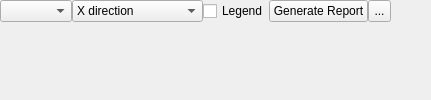
  <widget class="QDockWidget" name="dockWidget_report">
   <property name="sizePolicy">
    <sizepolicy hsizetype="Preferred" vsizetype="Preferred">
     <horstretch>0</horstretch>
     <verstretch>0</verstretch>
    </sizepolicy>
   </property>
   <property name="minimumSize">
    <size>
     <width>358</width>
     <height>56</height>
    </size>
   </property>
   <property name="windowTitle">
    <string>Reports</string>
   </property>
   <attribute name="dockWidgetArea">
    <number>2</number>
   </attribute>
   <widget class="QWidget" name="dockWidgetContents_6">
    <layout class="QVBoxLayout" name="verticalLayout_4">
     <property name="spacing">
      <number>0</number>
     </property>
     <property name="margin">
      <number>0</number>
     </property>
     <item>
      <layout class="QHBoxLayout" name="horizontalLayout_14">
       <property name="spacing">
        <number>0</number>
       </property>
       <item>
        <widget class="QComboBox" name="report_index">
         <property name="maximumSize">
          <size>
           <width>16777215</width>
           <height>22</height>
          </size>
         </property>
        </widget>
       </item>
       <item>
        <widget class="QComboBox" name="profile_dir">
         <property name="maximumSize">
          <size>
           <width>16777215</width>
           <height>22</height>
          </size>
         </property>
         <item>
          <property name="text">
           <string>X direction</string>
          </property>
         </item>
         <item>
          <property name="text">
           <string>Y direction</string>
          </property>
         </item>
         <item>
          <property name="text">
           <string>Z direction</string>
          </property>
         </item>
         <item>
          <property name="text">
           <string>fiber orientation</string>
          </property>
         </item>
         <item>
          <property name="text">
           <string>mean of each fiber</string>
          </property>
         </item>
        </widget>
       </item>
       <item>
        <widget class="QCheckBox" name="report_legend">
         <property name="sizePolicy">
          <sizepolicy hsizetype="Fixed" vsizetype="Fixed">
           <horstretch>0</horstretch>
           <verstretch>0</verstretch>
          </sizepolicy>
         </property>
         <property name="maximumSize">
          <size>
           <width>16777215</width>
           <height>22</height>
          </size>
         </property>
         <property name="text">
          <string>Legend</string>
         </property>
        </widget>
       </item>
       <item>
        <widget class="QPushButton" name="refresh_report">
         <property name="sizePolicy">
          <sizepolicy hsizetype="Fixed" vsizetype="Fixed">
           <horstretch>0</horstretch>
           <verstretch>0</verstretch>
          </sizepolicy>
         </property>
         <property name="maximumSize">
          <size>
           <width>16777215</width>
           <height>22</height>
          </size>
         </property>
         <property name="text">
          <string>Generate Report</string>
         </property>
        </widget>
       </item>
       <item>
        <widget class="QToolButton" name="save_report">
         <property name="maximumSize">
          <size>
           <width>23</width>
           <height>22</height>
          </size>
         </property>
         <property name="text">
          <string>...</string>
         </property>
         <property name="icon">
          <iconset resource="../icons.qrc">
           <normaloff>:/icons/icons/save.xpm</normaloff>:/icons/icons/save.xpm</iconset>
         </property>
        </widget>
       </item>
       <item>
        <spacer name="horizontalSpacer_3">
         <property name="orientation">
          <enum>Qt::Horizontal</enum>
         </property>
         <property name="sizeHint" stdset="0">
          <size>
           <width>40</width>
           <height>20</height>
          </size>
         </property>
        </spacer>
       </item>
      </layout>
     </item>
     <item>
      <widget class="QCustomPlot" name="report_widget" native="true">
       <property name="sizePolicy">
        <sizepolicy hsizetype="Expanding" vsizetype="Expanding">
         <horstretch>0</horstretch>
         <verstretch>0</verstretch>
        </sizepolicy>
       </property>
      </widget>
     </item>
    </layout>
   </widget>
  </widget>
